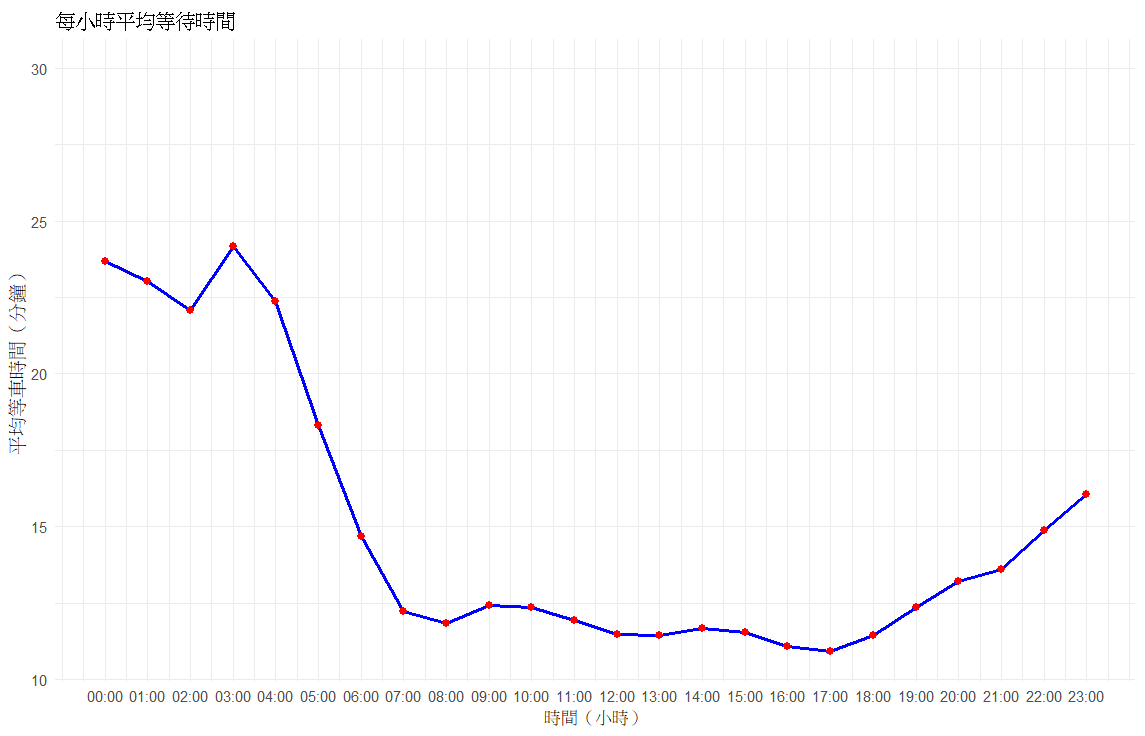

R code for this plot:
# 安裝並載入 包
library(lubridate)
library(ggplot2)

# 讀取文件
bus_data <- read.csv("frequencies.txt", header = TRUE, sep = ",")

# 查看數據結構
head(bus_data)


# 轉換 start_time 和 end_time 為時間對象
bus_data <- bus_data %>%
  mutate(
    start_time = hms(start_time),
    end_time = hms(end_time),
    headway_mins = headway_secs / 60  # 將 headway_secs 轉換為分鐘
  )

# 查看處理後的數據
head(bus_data)

# 提取小時字段
bus_data <- bus_data %>%
  mutate(hour = hour(start_time))  # 提取小時部分

# 查看數據
head(bus_data)

# 按小時計算平均等車時間
average_wait_time_by_hour <- bus_data %>%
  group_by(hour) %>%
  summarise(mean_wait_time = mean(headway_mins, na.rm = TRUE)) %>%
  arrange(hour)  # 按小時排序

# 查看結果
print(average_wait_time_by_hour)

library(ggplot2)

# 繪製折線圖
ggplot(average_wait_time_by_hour, aes(x = hour, y = mean_wait_time)) +
  geom_line(color = "blue", size = 1) +  # 添加折線
  geom_point(color = "red", size = 2) +  # 添加數據點
  scale_x_continuous(
    limits = c(0, 23),  # 限制 x 軸範圍
    breaks = seq(0, 23, by = 1),  # 設置 x 軸刻度
    labels = sprintf("%02d:00", seq(0, 23, by = 1))  # 格式化標籤為時間
  ) +
  labs(
    title = "每小時平均等待時間",
    x = "時間（小時）",
    y = "平均等車時間（分鐘）"
  ) +
  theme_minimal()
